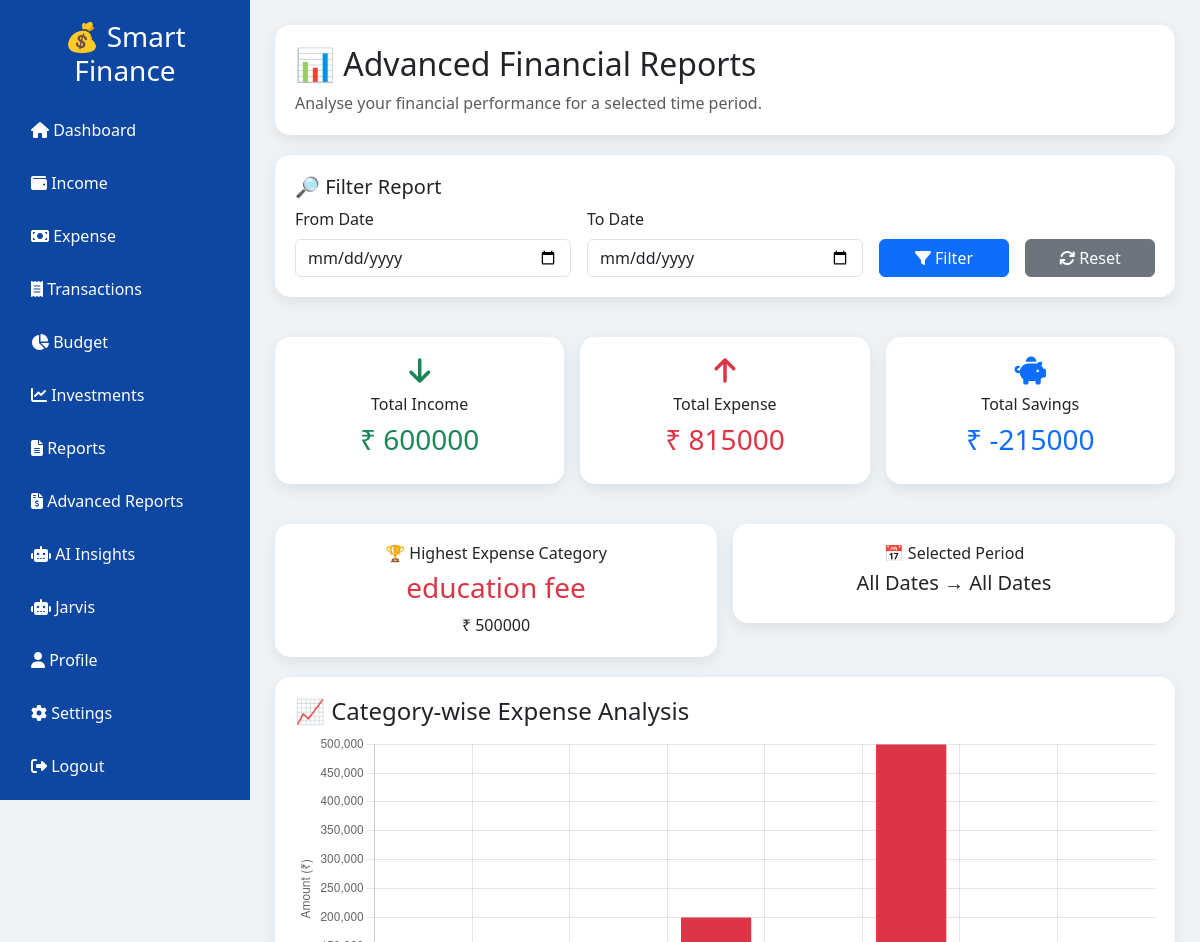
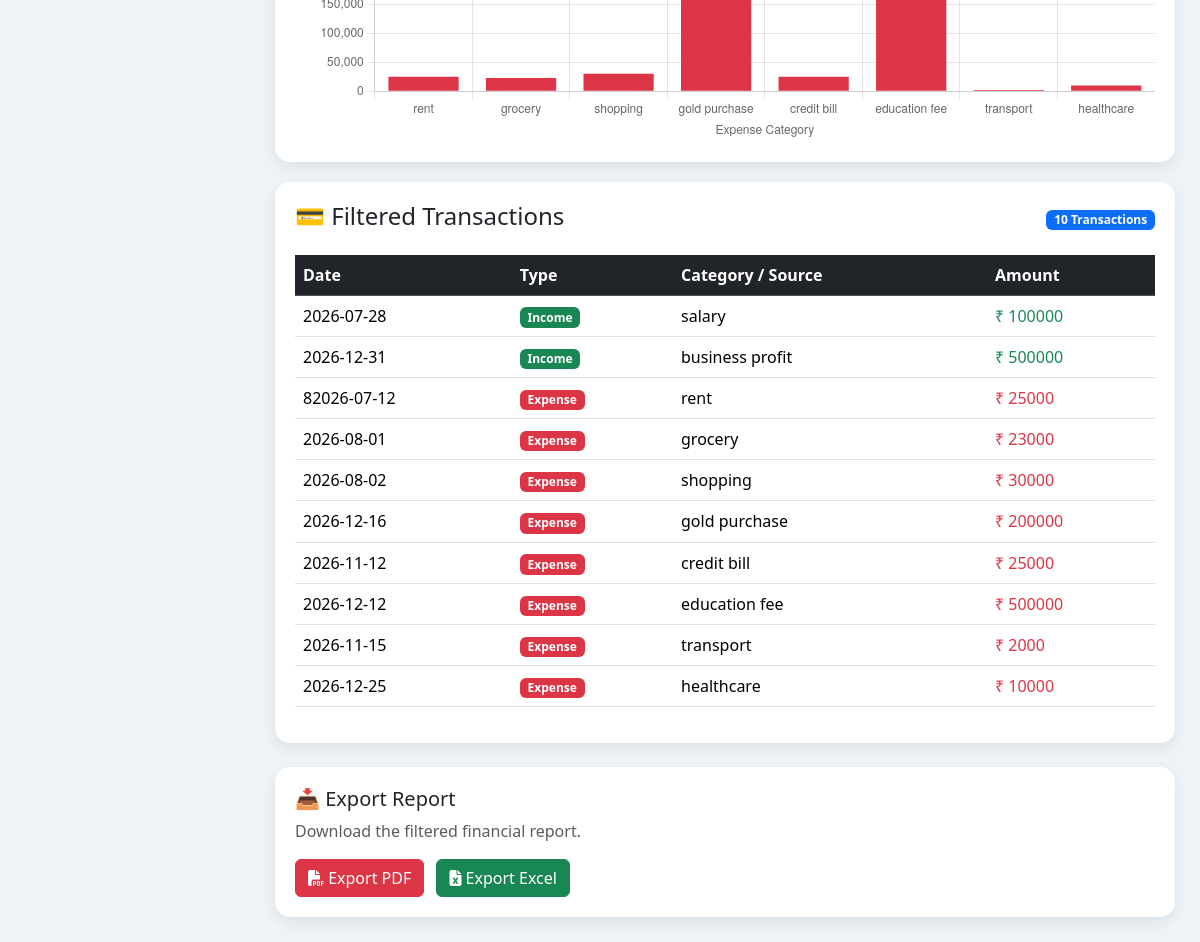
The app's page /advanced_reports with its own data (2 pictures, top to bottom).
### app.py (models this page shows)
class Expense(db.Model):
    id = db.Column(db.Integer, primary_key=True)
    category = db.Column(db.String(100))
    amount = db.Column(db.Integer)
    date = db.Column(db.String(20))
    description = db.Column(db.String(200))

class Income(db.Model):
    id = db.Column(db.Integer, primary_key=True)
    source = db.Column(db.String(100))
    amount = db.Column(db.Integer)
    date = db.Column(db.String(20))

### app.py (the view, shortened to what this page needs)
@app.route('/advanced_reports')
def advanced_reports():
    from_date = request.args.get('from_date')
    to_date = request.args.get('to_date')
    incomes = Income.query.all()
    expenses = Expense.query.all()
    total_income = sum(i.amount for i in incomes)
    total_expense = sum(e.amount for e in expenses)
    total_savings = total_income - total_expense
    category_data = {}
    for e in expenses:
        category_data[e.category] = (
            category_data.get(e.category, 0)
            + e.amount
        )
    categories = list(category_data.keys())
    category_amounts = list(category_data.values())
    if category_data:
        highest_category = max(
            category_data,
            key=category_data.get
        )
        highest_amount = category_data[
            highest_category
        ]
    else:
        highest_category = "No Data"
        highest_amount = 0
    return render_template(
        "advanced_reports.html",
        incomes=incomes,
        expenses=expenses,
        total_income=total_income,
        total_expense=total_expense,
        total_savings=total_savings,
        categories=categories,
        category_amounts=category_amounts,
        highest_category=highest_category,
        highest_amount=highest_amount,
        from_date=from_date or "",
        to_date=to_date or ""
    )

### templates/advanced_reports.html (shortened to what this page needs)
<!DOCTYPE html>
<html lang="en">
<head>
    <link
        href="https://cdn.jsdelivr.net/npm/bootstrap@5.3.2/dist/css/bootstrap.min.css"
        rel="stylesheet">
    <link
        rel="stylesheet"
        href="https://cdnjs.cloudflare.com/ajax/libs/font-awesome/6.5.2/css/all.min.css">
</head>
<body>
<div class="sidebar">
    <h3>💰 Smart Finance</h3>
    <a href="/dashboard">
        <i class="fas fa-home"></i>
        Dashboard
    </a>
    <a href="/income">
        <i class="fas fa-wallet"></i>
        Income
    </a>
    <a href="/expense">
        <i class="fas fa-money-bill"></i>
        Expense
    </a>
    <a href="/transactions">
        <i class="fas fa-receipt"></i>
        Transactions
    </a>
    <a href="/budget">
        <i class="fas fa-chart-pie"></i>
        Budget
    </a>
    <a href="/investment">
        <i class="fas fa-chart-line"></i>
        Investments
    </a>
    <a href="/reports">
        <i class="fas fa-file-lines"></i>
        Reports
    </a>
    <a href="/advanced_reports">
        <i class="fas fa-file-invoice-dollar"></i>
        Advanced Reports
    </a>
    <a href="/ai_insights">
        <i class="fas fa-robot"></i>
        AI Insights
    </a>
    <a href="/jarvis">
        <i class="fas fa-robot"></i>
        Jarvis
    </a>
    <a href="/profile">
        <i class="fas fa-user"></i>
        Profile
    </a>
    <a href="/settings">
        <i class="fas fa-cog"></i>
        Settings
    </a>
    <a href="/logout">
        <i class="fas fa-sign-out-alt"></i>
        Logout
    </a>
</div>
<div class="main">
    <div class="top-box">
        <h2>
            📊 Advanced Financial Reports
        </h2>
        <p class="text-muted mb-0">
            Analyse your financial performance
            for a selected time period.
        </p>
    </div>
    <div class="top-box filter-box">
        <h5>
            🔎 Filter Report
        </h5>
        <form method="GET"
              action="/advanced_reports">
            <div class="row g-3 align-items-end">
                <div class="col-md-4">
                    <label class="form-label">
                        From Date
                    </label>
                    <input
                        type="date"
                        name="from_date"
                        class="form-control"
                        value="{{ from_date }}">
                </div>
                <div class="col-md-4">
                    <label class="form-label">
                        To Date
                    </label>
                    <input
                        type="date"
                        name="to_date"
                        class="form-control"
                        value="{{ to_date }}">
                </div>
                <div class="col-md-2">
                    <button
                        type="submit"
                        class="btn btn-primary w-100">
                        <i class="fas fa-filter"></i>
                        Filter
                    </button>
                </div>
                <div class="col-md-2">
                    <a
                        href="/advanced_reports"
                        class="btn btn-secondary w-100">
                        <i class="fas fa-refresh"></i>
                        Reset
                    </a>
                </div>
            </div>
        </form>
    </div>
    <div class="row mt-4 g-3">
        <div class="col-md-4">
            <div class="report-card">
                <i class="fas fa-arrow-down text-success"></i>
                <h6>Total Income</h6>
                <h3 class="text-success">
                    ₹ {{ total_income }}
                </h3>
            </div>
        </div>
        <div class="col-md-4">
            <div class="report-card">
                <i class="fas fa-arrow-up text-danger"></i>
                <h6>Total Expense</h6>
                <h3 class="text-danger">
                    ₹ {{ total_expense }}
                </h3>
            </div>
        </div>
        <div class="col-md-4">
            <div class="report-card">
                <i class="fas fa-piggy-bank text-primary"></i>
                <h6>Total Savings</h6>
                <h3 class="text-primary">
                    ₹ {{ total_savings }}
                </h3>
            </div>
        </div>
    </div>
    <div class="row mt-4 g-3">
        <div class="col-md-6">
            <div class="report-card">
                <h6>
                    🏆 Highest Expense Category
                </h6>
                <h3 class="text-danger">
                    {{ highest_category }}
                </h3>
                <p class="mb-0">
                    ₹ {{ highest_amount }}
                </p>
            </div>
        </div>
        <div class="col-md-6">
            <div class="report-card">
                <h6>
                    📅 Selected Period
                </h6>
                <h5>
                    {% if from_date %}
                        {{ from_date }}
                    {% else %}
                        All Dates
                    {% endif %}
                    →
                    {% if to_date %}
                        {{ to_date }}
                    {% else %}
                        All Dates
                    {% endif %}
                </h5>
            </div>
        </div>
    </div>
    <div class="chart-box">
        <h4>
            📈 Category-wise Expense Analysis
        </h4>
        <div class="chart-container">
            <canvas id="expenseChart"></canvas>
        </div>
    </div>
    <div class="table-box">
        <div class="d-flex justify-content-between
                    align-items-center mb-3">
            <h4>
                💳 Filtered Transactions
            </h4>
            <span class="badge bg-primary">
                {{ incomes|length + expenses|length }}
                Transactions
            </span>
        </div>
        <div class="table-responsive">
            <table class="table table-hover">
                <thead class="table-dark">
                    <tr>
                        <th>Date</th>
                        <th>Type</th>
                        <th>Category / Source</th>
                        <th>Amount</th>
                    </tr>
                </thead>
                <tbody>
                {% for i in incomes %}
                <tr>
                    <td>
                        {{ i.date }}
                    </td>
                    <td>
                        <span class="badge bg-success">
                            Income
                        </span>
                    </td>
                    <td>
                        {{ i.source }}
                    </td>
                    <td class="text-success">
                        ₹ {{ i.amount }}
                    </td>
                </tr>
                {% endfor %}
                {% for e in expenses %}
                <tr>
                    <td>
                        {{ e.date }}
                    </td>
                    <td>
                        <span class="badge bg-danger">
                            Expense
                        </span>
                    </td>
                    <td>
                        {{ e.category }}
                    </td>
                    <td class="text-danger">
                        ₹ {{ e.amount }}
                    </td>
                </tr>
                {% endfor %}
                </tbody>
            </table>
        </div>
    </div>
    <div class="top-box mt-4">
        <h5>
            📥 Export Report
        </h5>
        <p class="text-muted">
            Download the filtered financial report.
        </p>
        <a
            href="/advanced_report_pdf?from_date={{ from_date }}&to_date={{ to_date }}"
            class="btn btn-danger me-2">
            <i class="fas fa-file-pdf"></i>
            Export PDF
        </a>
        <a
            href="/advanced_report_excel?from_date={{ from_date }}&to_date={{ to_date }}"
            class="btn btn-success">
            <i class="fas fa-file-excel"></i>
            Export Excel
        </a>
    </div>
</div>
<script>
const expenseChart =
    document.getElementById("expenseChart");
if (expenseChart) {
    new Chart(expenseChart, {
        type: "bar",
        data: {
            labels:
                {{ categories|tojson }},
            datasets: [{
                label:
                    "Expense Amount",
                data:
                    {{ category_amounts|tojson }},
                backgroundColor:
                    "#dc3545"
            }]
        },
        options: {
            responsive: true,
            maintainAspectRatio: false,
            plugins: {
                legend: {
                    display: false
                }
            },
            scales: {
                y: {
                    beginAtZero: true,
                    title: {
                        display: true,
                        text: "Amount (₹)"
                    }
                },
                x: {
                    title: {
                        display: true,
                        text: "Expense Category"
                    }
                }
            }
        }
    });
}
</script>
</body>
</html>

### templates/advanced_reports.html (style rules this page uses)
body { background: #eef3f8; font-family: 'Segoe UI', sans-serif; }
.sidebar { position: fixed; left: 0; top: 0; width: 250px; height: 100vh; background: #0d47a1; padding: 20px; overflow-y: auto; }
.sidebar h3 { color: white; text-align: center; margin-bottom: 20px; }
.sidebar a { display: block; color: white; text-decoration: none; padding: 11px; margin-bottom: 7px; border-radius: 8px; }
.main { margin-left: 250px; padding: 25px; }
.top-box, .report-card, .chart-box, .table-box { background: white; border-radius: 15px; padding: 20px; box-shadow: 0 5px 15px rgba(0,0,0,.08); }
.filter-box { margin-top: 20px; }
.report-card { text-align: center; }
.report-card i { font-size: 28px; margin-bottom: 10px; }
.chart-box, .table-box { margin-top: 20px; }
.chart-container { position: relative; height: 350px; }

### records on screen
Expense: category "education fee", date "2026-12-12", amount "500000"
Income: date "2026-07-28", source "salary", amount "100000"
Income: date "2026-12-31", source "business profit", amount "500000"
Expense: date "82026-07-12", category "rent", amount "25000"
Expense: date "2026-08-01", category "grocery", amount "23000"
Expense: date "2026-08-02", category "shopping", amount "30000"
Expense: date "2026-12-16", category "gold purchase", amount "200000"
Expense: date "2026-11-12", category "credit bill", amount "25000"
Expense: date "2026-11-15", category "transport", amount "2000"
Expense: date "2026-12-25", category "healthcare", amount "10000"

### other values on screen
{{ total_income }} "600000"
{{ total_expense }} "815000"
{{ total_savings }} "-215000"
{{ highest_amount }} "500000"
{{ incomes|length + expenses|length }} "10"
chart data {{ categories|tojson }} ["rent", "grocery", "shopping", "gold purchase", "credit bill", "education fee", "transport", "healthcare"]
chart data {{ category_amounts|tojson }} [25000, 23000, 30000, 200000, 25000, 500000, 2000, 10000]
